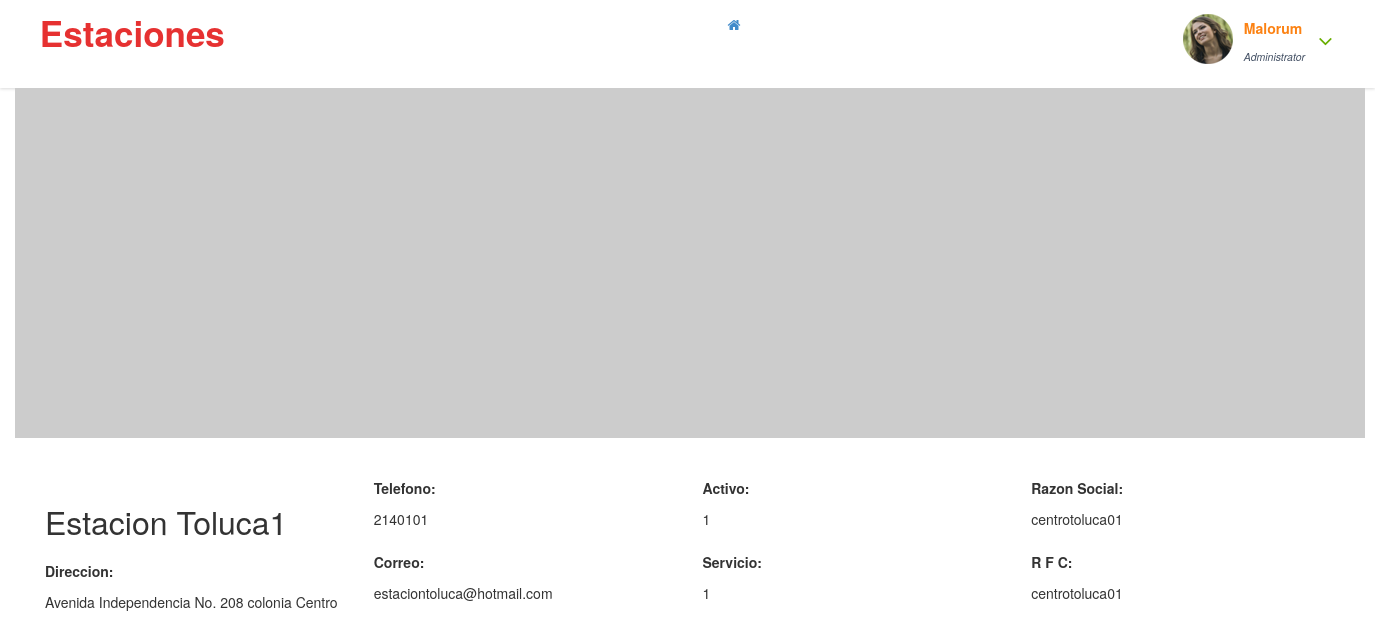
The page /Estaciones/modificarestacion.php?id=1 on the database its author committed.
### tables this page shows
CREATE TABLE `estacion` (
  `idestacion` int(11) NOT NULL,
  `nombre` varchar(100) NOT NULL,
  `lat` varchar(20) NOT NULL,
  `lng` varchar(20) NOT NULL,
  `direccion` varchar(500) NOT NULL,
  `telefono` varchar(50) NOT NULL,
  `email` varchar(50) DEFAULT NULL,
  `activo` tinyint(1) NOT NULL,
  `servicio` tinyint(1) NOT NULL,
  `razonsocial` varchar(100) NOT NULL,
  `rfc` varchar(100) NOT NULL,
  `imagen` varchar(50) NOT NULL
);

### Estaciones/modificarestacion.php (the view, shortened to what this page needs)
<?php
require_once "config.php";
$nombre =  $lat = $lng = $direccion= $telefono = $email = $activo = $servicio = $razonsocial = $rfc = $imagen = "";
$nombre_err = $lat_err = $lng_err = $direccion_err = $telefono_err = $email_err = $activo_err = $servicio_err = $razonsocial_err = $rfc_err = $imagen_err ="";
if(isset($_POST["id"]) && !empty($_POST["id"])){
    $id = $_POST["id"];
    $input_nombre = trim($_POST["nombre"]);
    if(empty($input_nombre)){
        $nombre_err = "favor de ingresar el nuevo nombre de la Estacion.";
    } else{
        $nombre = $input_nombre;
    }
    $input_lat = trim($_POST["lat"]);
    if(empty($input_lat)){
        $lat_err = "Favor de ingresar la nueva ubicacion de la Estacion.";
    } else{
        $lat = $input_lat;
    }
    $input_lng = trim($_POST["lng"]);
    if(empty($input_lng)){
        $lng_err = "Favor de ingresar la nueva ubicacion de la Estacion.";
    } else{
        $lng = $input_lng;
    }
    $input_direccion = trim($_POST["direccion"]);
    if(empty($input_direccion)){
        $direccion_err = "Favor de ingresar la nueva direccion de la Estacion.";
    } else{
        $direccion = $input_direccion;
    }
    $input_telefono = trim($_POST["telefono"]);
    if(empty($input_telefono)){
        $telefono_err = "Favor de ingresar la nueva direccion de la Estacion.";
    } else{
        $telefono = $input_telefono;
    }
    $input_email = trim($_POST["email"]);
    if(empty($input_email)){
        $email_err = "Favor de ingresar la nueva direccion de la Estacion.";
    } else{
        $email = $input_email;
    }
    $input_activo = trim($_POST["activo"]);
    if(empty($input_activo)){
        $activo_err = "Favor de ingresar la nueva direccion de la Estacion.";
    } else{
        $activo = $input_activo;
    }
    $input_servicio = trim($_POST["servicio"]);
    if(empty($input_servicio)){
        $servicio_err = "Favor de ingresar la nueva direccion de la Estacion.";
    } else{
        $servicio = $input_servicio;
    }
    $input_razonsocial = trim($_POST["razonsocial"]);
    if(empty($input_razonsocial)){
        $razonsocial_err = "Favor de ingresar la nueva direccion de la Estacion.";
    } else{
        $razonsocial = $input_razonsocial;
    }
    $input_rfc = trim($_POST["rfc"]);
    if(empty($input_rfc)){
        $rfc_err = "Favor de ingresar la nueva direccion de la Estacion.";
    } else{
        $rfc = $input_rfc;
    }
    $input_imagen = trim($_POST["imagen"]);
    if(empty($input_imagen)){
        $imagen_err = "Favor de ingresar la nueva direccion de la Estacion.";
    } else{
        $imagen = $input_imagen;
    }
    if(empty($nombre_err) && empty($lat_err) && empty($lng_err) && empty($direccion_err) && empty($telefono_err)
        && empty($email_err) && empty($activo_err) && empty($servicio_err) && empty($razonsocial_err)
        && empty($rfc_err) && empty($imagen_err)){
        $sql = "UPDATE estacion SET nombre=?, lat=?, lng=?, direccion=? WHERE idestacion=?";
        if($stmt = mysqli_prepare($link, $sql)){
            mysqli_stmt_bind_param($stmt, "ssssi", $param_nombre, $param_lat, $param_lng,
                $param_direccion, $param_id);
            $param_nombre = $nombre;
            $param_lat = $lat;
            $param_lng = $lng;
            $param_direccion = $direccion;
            $param_telefono = $telefono;
            $param_email = $email;
            $param_activo = $activo;
            $param_servicio = $servicio;
            $param_razonsocial = $razonsocial;
            $param_rfc = $rfc;
            $param_imagen = $imagen;
            $param_id = $id;
            if(mysqli_stmt_execute($stmt)){
                header("location: inicioestacion.php");
                exit();
            } else{
                echo "Ocurrio un error. Intentelo mas tarde.";
            }
        }
        mysqli_stmt_close($stmt);
    }
    mysqli_close($link);
} else{
    if(isset($_GET["id"]) && !empty(trim($_GET["id"]))){
        $sql = "SELECT * FROM estacion WHERE idestacion = ?";
        if($stmt = mysqli_prepare($link, $sql)){
            mysqli_stmt_bind_param($stmt, "i", $param_id);
            if(mysqli_stmt_execute($stmt)){
                $result = mysqli_stmt_get_result($stmt);
                if(mysqli_num_rows($result) == 1){
                    $row = mysqli_fetch_array($result, MYSQLI_ASSOC);
                } else{
                    header("location: errorestacion.php");
                    exit();
                }
            } else{
                echo "Oops! Ocurrio un error. Porfavor intentelo mas tarde.";
            }
        }
    }  else{
        header("location: errorestacion.php");
        exit();
    }
}
?>
<!DOCTYPE HTML>
<html>
<head>
<link href="../css/bootstrap.css" rel="stylesheet" type="text/css" media="all">
<link href="../cssmapa/bootstrap.min.css" rel="stylesheet" />
<link href="../css/style.css" rel="stylesheet" type="text/css" media="all"/>
<link href="../css/font-awesome.css" rel="stylesheet">
</head>
<body>
<body>
<div class="page-container">
                <div class="header-main">
                    <div class="header-left">
                            <div class="logo-name">
                                     <a href="index.html"> <h1>Estaciones</h1>
                                  </a>
                            </div>
                            <div class="clearfix"> </div>
                         </div>
                         <div class="header-right">
                            <div class="profile_details_left">
                                <ul class="nofitications-dropdown">
                                <a href="../vistas/home.php"><i class="fa fa-home"></i><span></span></span></a>
                                <div class="clearfix"> </div>
                            </div>
                            <div class="profile_details">
                                <ul>
                                    <li class="dropdown profile_details_drop">
                                        <a href="#" class="dropdown-toggle" data-toggle="dropdown" aria-expanded="false">
                                            <div class="profile_img">
                                                <span class="prfil-img"><img src="images/p1.png" alt=""> </span>
                                                <div class="user-name">
                                                <p>Malorum</p>
                                                <span>Administrator</span>
                                                </div>
                                                <i class="fa fa-angle-down lnr"></i>
                                                <div class="clearfix"></div>
                                            </div>
                                        </a>
                                    </li>
                                </ul>
                            </div>
                            <div class="clearfix"> </div>
                        </div>
                     <div class="clearfix"> </div>
                </div>
     <div class="col-xs-12 col-sm-6 col-md-8">
    <div id="mapa" >
            </div>
        </div>
    </div>
        <div class="col-md-12">
        <br><br>
        <div class="col-md-12">
        <div class="col-md-3">
        <div class="form-group <?php echo (!empty($titulo_err)) ? 'has-error' : ''; ?>">
            <h2><p class="form-control-static"><?php echo $row["nombre"]; ?></p></h2>
            </div>
            <div class="form-group <?php echo (!empty($direccion_err)) ? 'has-error' : ''; ?>">
                <label>Direccion:</label>
                <p class="form-control-static"><?php echo $row["direccion"]; ?></p>
            </div>
            </div>
            <div class="col-md-3">
            <div class="form-group <?php echo (!empty($telefono_err)) ? 'has-error' : ''; ?>">
                <label>Telefono:</label>
                <p class="form-control-static"><?php echo $row["telefono"]; ?></p>
            </div>
            <div class="form-group <?php echo (!empty($email_err)) ? 'has-error' : ''; ?>">
                <label>Correo:</label>
                <p class="form-control-static"><?php echo $row["email"]; ?></p>
            </div>
            </div>
            <div class="col-md-3">
            <div class="form-group <?php echo (!empty($activo_err)) ? 'has-error' : ''; ?>">
                <label>Activo:</label>
                <p class="form-control-static"><?php echo $row["activo"]; ?></p>
                </div>
            <div class="form-group <?php echo (!empty($servicio_err)) ? 'has-error' : ''; ?>">
                    <label>Servicio:</label>
                    <p class="form-control-static"><?php echo $row["servicio"]; ?></p>
                </div>
            </div>
                    <div class="col-md-3">
                    <div class="form-group <?php echo (!empty($razonsocial_err)) ? 'has-error' : ''; ?>">
                            <label>Razon Social:</label>
                            <p class="form-control-static"><?php echo $row["razonsocial"]; ?></p>
                        </div>
                    </div>
                    <div class="col-md-3">
                    <div class="form-group <?php echo (!empty($rfc_err)) ? 'has-error' : ''; ?>">
                            <label>R F C:</label>
                            <p class="form-control-static"><?php echo $row["rfc"]; ?></p>
                        </div>
                    </div>
                </div>
            </div>
</body>
</html>
<link href="css/bootstrap.min.css" rel="stylesheet" />

### Estaciones/modificarestacion.php (style rules this page uses)
#mapa { width: 1350px; height: 350px; float: left; background: #CCC ; }

### rows shown on the page
estacion: nombre "Estacion Toluca1", direccion "Avenida Independencia No. 208 colonia Centro", telefono "2140101", email "estaciontoluca@hotmail.com", activo "1", servicio "1", razonsocial "centrotoluca01", rfc "centrotoluca01"
